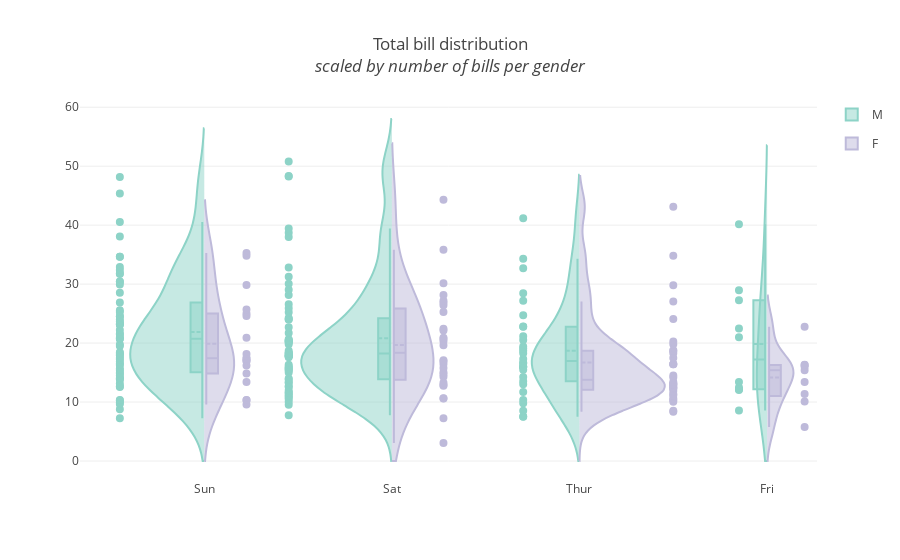

Write notebook code for a chart like this one.
### Markdown cell above
# Advanced Violin Plot

### Code cell
import plotly.graph_objs as go

import pandas as pd

df = pd.read_csv("https://raw.githubusercontent.com/plotly/datasets/master/violin_data.csv")

pointposMale = [-0.9,-1.1,-0.6,-0.3]
pointposFemale = [0.45,0.55,1,0.4]
showLegend = [True,False,False,False]

data = []
for i in range(0,len(pd.unique(df['day']))):
    male = {
            "type": 'violin',
            "x": df['day'][ (df['sex'] == 'Male') & (df['day'] == pd.unique(df['day'])[i]) ],
            "y": df['total_bill'][ (df['sex'] == 'Male') & (df['day'] == pd.unique(df['day'])[i]) ],
            "legendgroup": 'M',
            "scalegroup": 'M',
            "name": 'M',
            "side": 'negative',
            "box": {
                "visible": True
            },
            "points": 'all',
            "pointpos": pointposMale[i],
            "jitter": 0,
            "scalemode": 'count',
            "meanline": {
                "visible": True
            },
            "line": {
                "color": '#8dd3c7'
            },
            "marker": {
                "line": {
                    "width": 2,
                    "color": '#8dd3c7'
                }
            },
            "span": [
                0
            ],
            "showlegend": showLegend[i]
        }
    data.append(male)
    female = {
            "type": 'violin',
            "x": df['day'] [ (df['sex'] == 'Female') & (df['day'] == pd.unique(df['day'])[i]) ],
            "y": df['total_bill'] [ (df['sex'] == 'Female') & (df['day'] == pd.unique(df['day'])[i]) ],
            "legendgroup": 'F',
            "scalegroup": 'F',
            "name": 'F',
            "side": 'positive',
            "box": {
                "visible": True
            },
            "points": 'all',
            "pointpos": pointposFemale[i],
            "jitter": 0,
            "scalemode": 'count',
            "meanline": {
                "visible": True
            },
            "line": {
                "color": '#bebada'
            },
            "marker": {
                "line": {
                    "width": 2,
                    "color": '#bebada'
                }
            },
            "span": [
                0
            ],
            "showlegend": showLegend[i]
        }
    data.append(female)
        

fig = {
    "data": data,
    "layout" : {
        "title": "Total bill distribution<br><i>scaled by number of bills per gender",
        "yaxis": {
            "zeroline": False,
        },
        "violingap": 0,
        "violingroupgap": 0,
        "violinmode": "overlay"
    }
}


pyo.iplot(fig, filename='violin/advanced', validate = False)

### Figure 1 — Plotly figure (JSON) as saved in the notebook; plotly's stock layout.template omitted (floating-point values rounded to 4 significant figures)
{"data": [{"box": {"visible": true}, "jitter": 0, "legendgroup": "M", "line": {"color": "#8dd3c7"}, "marker": {"line": {"color": "#8dd3c7", "width": 2}}, "meanline": {"visible": true}, "name": "M", "pointpos": -0.9, "points": "all", "scalegroup": "M", "scalemode": "count", "showlegend": true, "side": "negative", "span": [0], "type": "violin", "x": ["Sun", "Sun", "Sun", "Sun", "Sun", "Sun", "Sun", "Sun", "Sun", "Sun", "Sun", "Sun", "Sun", "Sun", "Sun", "Sun", "Sun", "Sun", "Sun", "Sun", "Sun", "Sun", "Sun", "Sun", "Sun", "Sun", "Sun", "Sun", "Sun", "Sun", "Sun", "Sun", "Sun", "Sun", "Sun", "Sun", "Sun", "Sun", "Sun", "Sun", "Sun", "Sun", "Sun", "Sun", "Sun", "Sun", "Sun", "Sun", "Sun", "Sun", "Sun", "Sun", "Sun", "Sun", "Sun", "Sun", "Sun", "Sun"], "y": [10.34, 21.01, 23.68, 25.29, 8.77, 26.88, 15.04, 14.78, 10.27, 15.42, 18.43, 21.58, 16.29, 17.46, 13.94, 9.68, 30.4, 18.29, 22.23, 32.4, 28.55, 18.04, 12.54, 9.94, 25.56, 19.49, 38.07, 23.95, 29.93, 14.07, 13.13, 17.26, 24.55, 19.77, 48.17, 16.49, 21.5, 12.66, 13.81, 24.52, 20.76, 31.71, 7.25, 31.85, 16.82, 32.9, 17.89, 14.48, 34.63, 34.65, 23.33, 45.35, 23.17, 40.55, 20.69, 30.46, 23.1, 15.69]}, {"box": {"visible": true}, "jitter": 0, "legendgroup": "F", "line": {"color": "#bebada"}, "marker": {"line": {"color": "#bebada", "width": 2}}, "meanline": {"visible": true}, "name": "F", "pointpos": 0.45, "points": "all", "scalegroup": "F", "scalemode": "count", "showlegend": true, "side": "positive", "span": [0], "type": "violin", "x": ["Sun", "Sun", "Sun", "Sun", "Sun", "Sun", "Sun", "Sun", "Sun", "Sun", "Sun", "Sun", "Sun", "Sun", "Sun", "Sun", "Sun", "Sun"], "y": [16.99, 24.59, 35.26, 14.83, 10.33, 16.97, 10.29, 34.81, 25.71, 17.31, 29.85, 25, 13.39, 16.21, 17.51, 9.6, 20.9, 18.15]}, {"box": {"visible": true}, "jitter": 0, "legendgroup": "M", "line": {"color": "#8dd3c7"}, "marker": {"line": {"color": "#8dd3c7", "width": 2}}, "meanline": {"visible": true}, "name": "M", "pointpos": -1.1, "points": "all", "scalegroup": "M", "scalemode": "count", "showlegend": false, "side": "negative", "span": [0], "type": "violin", "x": ["Sat", "Sat", "Sat", "Sat", "Sat", "Sat", "Sat", "Sat", "Sat", "Sat", "Sat", "Sat", "Sat", "Sat", "Sat", "Sat", "Sat", "Sat", "Sat", "Sat", "Sat", "Sat", "Sat", "Sat", "Sat", "Sat", "Sat", "Sat", "Sat", "Sat", "Sat", "Sat", "Sat", "Sat", "Sat", "Sat", "Sat", "Sat", "Sat", "Sat", "Sat", "Sat", "Sat", "Sat", "Sat", "Sat", "Sat", "Sat", "Sat", "Sat", "Sat", "Sat", "Sat", "Sat", "Sat", "Sat", "Sat", "Sat", "Sat"], "y": [20.65, 17.92, 39.42, 19.82, 17.81, 13.37, 12.69, 21.7, 9.55, 18.35, 17.78, 24.06, 16.31, 18.69, 31.27, 16.04, 38.01, 11.24, 48.27, 20.29, 13.81, 11.02, 18.29, 17.59, 20.08, 20.23, 15.01, 12.02, 10.51, 17.92, 15.36, 20.49, 25.21, 18.24, 14, 50.81, 15.81, 26.59, 38.73, 24.27, 30.06, 25.89, 48.33, 28.15, 11.59, 7.74, 20.45, 13.28, 24.01, 15.69, 11.61, 10.77, 15.53, 10.07, 12.6, 32.83, 29.03, 22.67, 17.82]}, {"box": {"visible": true}, "jitter": 0, "legendgroup": "F", "line": {"color": "#bebada"}, "marker": {"line": {"color": "#bebada", "width": 2}}, "meanline": {"visible": true}, "name": "F", "pointpos": 0.55, "points": "all", "scalegroup": "F", "scalemode": "count", "showlegend": false, "side": "positive", "span": [0], "type": "violin", "x": ["Sat", "Sat", "Sat", "Sat", "Sat", "Sat", "Sat", "Sat", "Sat", "Sat", "Sat", "Sat", "Sat", "Sat", "Sat", "Sat", "Sat", "Sat", "Sat", "Sat", "Sat", "Sat", "Sat", "Sat", "Sat", "Sat", "Sat", "Sat"], "y": [20.29, 15.77, 19.65, 15.06, 20.69, 16.93, 26.41, 16.45, 3.07, 17.07, 26.86, 25.28, 14.73, 44.3, 22.42, 20.92, 14.31, 7.25, 10.59, 10.63, 12.76, 13.27, 28.17, 12.9, 30.14, 22.12, 35.83, 27.18]}, {"box": {"visible": true}, "jitter": 0, "legendgroup": "M", "line": {"color": "#8dd3c7"}, "marker": {"line": {"color": "#8dd3c7", "width": 2}}, "meanline": {"visible": true}, "name": "M", "pointpos": -0.6, "points": "all", "scalegroup": "M", "scalemode": "count", "showlegend": false, "side": "negative", "span": [0], "type": "violin", "x": ["Thur", "Thur", "Thur", "Thur", "Thur", "Thur", "Thur", "Thur", "Thur", "Thur", "Thur", "Thur", "Thur", "Thur", "Thur", "Thur", "Thur", "Thur", "Thur", "Thur", "Thur", "Thur", "Thur", "Thur", "Thur", "Thur", "Thur", "Thur", "Thur", "Thur"], "y": [27.2, 22.76, 17.29, 19.44, 16.66, 32.68, 15.98, 13.03, 18.28, 24.71, 21.16, 11.69, 14.26, 15.95, 8.52, 22.82, 19.08, 16, 34.3, 41.19, 9.78, 7.51, 28.44, 15.48, 16.58, 7.56, 10.34, 13.51, 18.71, 20.53]}, {"box": {"visible": true}, "jitter": 0, "legendgroup": "F", "line": {"color": "#bebada"}, "marker": {"line": {"color": "#bebada", "width": 2}}, "meanline": {"visible": true}, "name": "F", "pointpos": 1, "points": "all", "scalegroup": "F", "scalemode": "count", "showlegend": false, "side": "positive", "span": [0], "type": "violin", "x": ["Thur", "Thur", "Thur", "Thur", "Thur", "Thur", "Thur", "Thur", "Thur", "Thur", "Thur", "Thur", "Thur", "Thur", "Thur", "Thur", "Thur", "Thur", "Thur", "Thur", "Thur", "Thur", "Thur", "Thur", "Thur", "Thur", "Thur", "Thur", "Thur", "Thur", "Thur", "Thur"], "y": [10.07, 34.83, 10.65, 12.43, 24.08, 13.42, 12.48, 29.8, 14.52, 11.38, 20.27, 11.17, 12.26, 18.26, 8.51, 10.33, 14.15, 13.16, 17.47, 27.05, 16.43, 8.35, 18.64, 11.87, 19.81, 43.11, 13, 12.74, 13, 16.4, 16.47, 18.78]}, {"box": {"visible": true}, "jitter": 0, "legendgroup": "M", "line": {"color": "#8dd3c7"}, "marker": {"line": {"color": "#8dd3c7", "width": 2}}, "meanline": {"visible": true}, "name": "M", "pointpos": -0.3, "points": "all", "scalegroup": "M", "scalemode": "count", "showlegend": false, "side": "negative", "span": [0], "type": "violin", "x": ["Fri", "Fri", "Fri", "Fri", "Fri", "Fri", "Fri", "Fri", "Fri", "Fri"], "y": [28.97, 22.49, 40.17, 27.28, 12.03, 21.01, 12.46, 12.16, 8.58, 13.42]}, {"box": {"visible": true}, "jitter": 0, "legendgroup": "F", "line": {"color": "#bebada"}, "marker": {"line": {"color": "#bebada", "width": 2}}, "meanline": {"visible": true}, "name": "F", "pointpos": 0.4, "points": "all", "scalegroup": "F", "scalemode": "count", "showlegend": false, "side": "positive", "span": [0], "type": "violin", "x": ["Fri", "Fri", "Fri", "Fri", "Fri", "Fri", "Fri", "Fri", "Fri"], "y": [5.75, 16.32, 22.75, 11.35, 15.38, 13.42, 15.98, 16.27, 10.09]}], "layout": {"title": "Total bill distribution<br><i>scaled by number of bills per gender", "violingap": 0, "violingroupgap": 0, "violinmode": "overlay", "yaxis": {"zeroline": false}}}
